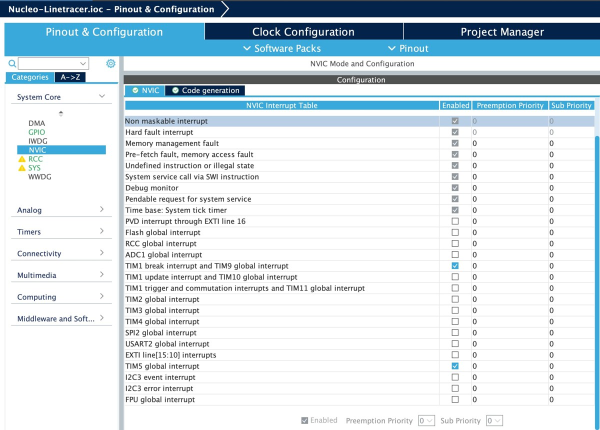
#> input picture images/stm32cubeide-interrupt-priority-setting.jpg, 1200 x 860 px (shown at 1/2 size); its folder holds only this picture in this run
$ python img_resizer.py 100 100
#> lines starting #> are read from the running program, lines starting #| are printed output that depends on the picture
#> in resize_and_save_images, img is the input picture: PIL image 1200x860 RGB; mean R, G, B 211.3, 222.9, 229.5
import os
import sys
from PIL import Image, ExifTags

def rotate_image(img):
    if hasattr(img, '_getexif'):
        exif = img._getexif()
        if exif:
            orientation_key = next(
                (k for k, v in ExifTags.TAGS.items() if v == 'Orientation'), None)
            if orientation_key and orientation_key in exif:
                orientation = exif[orientation_key]

                if orientation == 3:
                    return img.rotate(180, expand=True)
                elif orientation == 6:
                    return img.rotate(270, expand=True)
                elif orientation == 8:
                    return img.rotate(90, expand=True)
    return img

def resize_pixel(img, width_pixel):
#> called with width_pixel = 100
    img_pixel = img.size
#> img_pixel = (1200, 860)
    height_pixel = int(width_pixel / img_pixel[0] * img_pixel[1])
#> height_pixel = 71
    return img.resize((width_pixel, height_pixel))
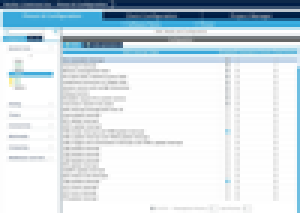
#> returned value: PIL image 100x71 RGB (shown 3 times larger); mean R, G, B 211.1, 222.6, 229.4

def resize_quality(img, tmp_dir, max_size_bytes):
#> called with tmp_dir = 'tmp', max_size_bytes = 102400
    os.makedirs(tmp_dir, exist_ok=True)
    tmp_path = os.path.join(tmp_dir, "tmp.jpg")

    low, high = 50, 100
    final_quality = high

    while low <= high:
        mid_quality = (low + high) // 2
        final_quality = mid_quality

        img.save(tmp_path, "JPEG", quality=mid_quality)
        output_size = os.path.getsize(tmp_path)

        if output_size <= max_size_bytes:
            low = mid_quality + 1
        else:
            high = mid_quality - 1

    return final_quality

def resize_and_save_images(input_dir, output_dir, tmp_dir, max_size_kb, width_pixel):
    max_size_bytes = max_size_kb * 1024
    os.makedirs(input_dir, exist_ok=True)
    os.makedirs(output_dir, exist_ok=True)

    for filename in os.listdir(input_dir):
        if filename.lower().endswith((".jpg", ".jpeg")):
            input_path = os.path.join(input_dir, filename)
            output_path = os.path.join(output_dir, filename)

            img = Image.open(input_path)
            img = rotate_image(img)
            img = resize_pixel(img, width_pixel)
            final_quality = resize_quality(img, tmp_dir, max_size_bytes)
#> final_quality = 100

            img.save(output_path, "JPEG", quality=final_quality)
            print(f"{filename} resized and saved with final quality {final_quality}")
#| stm32cubeide-interrupt-priority-setting.jpg resized and saved with final quality 100


if __name__ == "__main__":
    if len(sys.argv) != 3:
        print("Usage: python file.py <max_size_kb> <width-pixel>")
        sys.exit(1)

    current_file_path = os.path.abspath(sys.argv[0])
    current_directory = os.path.dirname(current_file_path)

    input_directory = os.path.join(current_directory, "images")
    output_directory = os.path.join(current_directory, "resized_images")
    tmp_directory = os.path.join(current_directory, "tmp")

    max_size_kb = int(sys.argv[1])
    width_pixel = int(sys.argv[2])

    resize_and_save_images(input_directory, output_directory, tmp_directory, max_size_kb, width_pixel)
